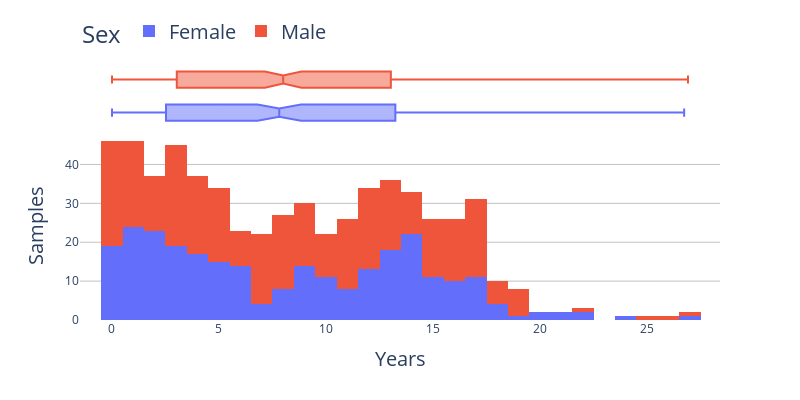

Notebook cell for this chart:
### Code cell
df = px.data.tips()
fig = px.histogram(KZM_age, x="Years", color="Sex", marginal="box",
                   hover_data=KZM_age.columns, width=800, height=400)
fig.update_yaxes(title= 'Samples', row=1, title_font=dict(size=20))
fig.update_xaxes(title= 'Years', row=1, title_font=dict(size=20))
fig.update_layout(legend=dict(x=0, y=1.2, font=dict(size= 20)), legend_orientation="h", yaxis_gridcolor='rgba(189, 195, 199, 1)')
fig.update_layout({'plot_bgcolor': 'rgba(0, 0, 0, 0)', 'paper_bgcolor': 'rgba(0, 0, 0, 0)'})
fig.show()
fig.write_image(os.path.join(fig_out, "ExFig_1a.pdf"))

### Figure 1 — Plotly figure (JSON) as saved in the notebook; plotly's stock layout.template omitted (floating-point values rounded to 4 significant figures; data arrays with more than 128 entries replaced by an {"elided": "..."} marker saying what was removed)
{"data": [{"alignmentgroup": "True", "bingroup": "x", "hovertemplate": "Sex=Female<br>Years=%{x}<br>count=%{y}<extra></extra>", "legendgroup": "Female", "marker": {"color": "#636efa", "pattern": {"shape": ""}}, "name": "Female", "offsetgroup": "Female", "orientation": "v", "showlegend": true, "type": "histogram", "x": {"elided": "274 float values"}, "xaxis": "x", "yaxis": "y"}, {"alignmentgroup": "True", "customdata": {"elided": "274x4 mixed values"}, "hovertemplate": "Sex=%{customdata[2]}<br>Years=%{x}<br>Sample_id2=%{customdata[0]}<br>Cohort=%{customdata[1]}<br>Age=%{customdata[3]}<extra></extra>", "legendgroup": "Female", "marker": {"color": "#636efa"}, "name": "Female", "notched": true, "offsetgroup": "Female", "showlegend": false, "type": "box", "x": {"elided": "274 float values"}, "xaxis": "x2", "yaxis": "y2"}, {"alignmentgroup": "True", "bingroup": "x", "hovertemplate": "Sex=Male<br>Years=%{x}<br>count=%{y}<extra></extra>", "legendgroup": "Male", "marker": {"color": "#EF553B", "pattern": {"shape": ""}}, "name": "Male", "offsetgroup": "Male", "orientation": "v", "showlegend": true, "type": "histogram", "x": {"elided": "337 float values"}, "xaxis": "x", "yaxis": "y"}, {"alignmentgroup": "True", "customdata": {"elided": "337x4 mixed values"}, "hovertemplate": "Sex=%{customdata[2]}<br>Years=%{x}<br>Sample_id2=%{customdata[0]}<br>Cohort=%{customdata[1]}<br>Age=%{customdata[3]}<extra></extra>", "legendgroup": "Male", "marker": {"color": "#EF553B"}, "name": "Male", "notched": true, "offsetgroup": "Male", "showlegend": false, "type": "box", "x": {"elided": "337 float values"}, "xaxis": "x2", "yaxis": "y2"}], "layout": {"barmode": "relative", "height": 400, "legend": {"font": {"size": 20}, "orientation": "h", "title": {"text": "Sex"}, "tracegroupgap": 0, "x": 0, "y": 1.2}, "margin": {"t": 60}, "paper_bgcolor": "rgba(0, 0, 0, 0)", "plot_bgcolor": "rgba(0, 0, 0, 0)", "width": 800, "xaxis": {"anchor": "y", "domain": [0, 1], "title": {"font": {"size": 20}, "text": "Years"}}, "xaxis2": {"anchor": "y2", "domain": [0, 1], "matches": "x", "showgrid": true, "showticklabels": false}, "yaxis": {"anchor": "x", "domain": [0, 0.7326], "gridcolor": "rgba(189, 195, 199, 1)", "title": {"font": {"size": 20}, "text": "Samples"}}, "yaxis2": {"anchor": "x2", "domain": [0.7426, 1], "matches": "y2", "showgrid": false, "showline": false, "showticklabels": false, "ticks": ""}}}
